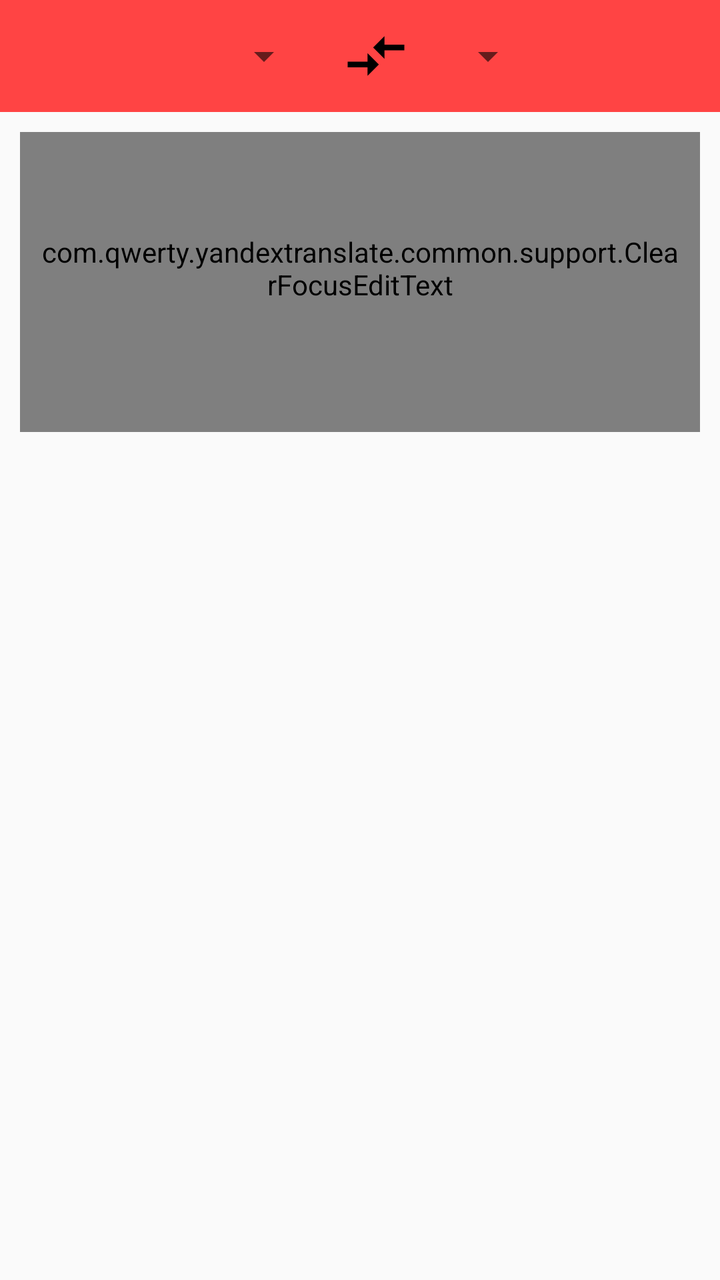
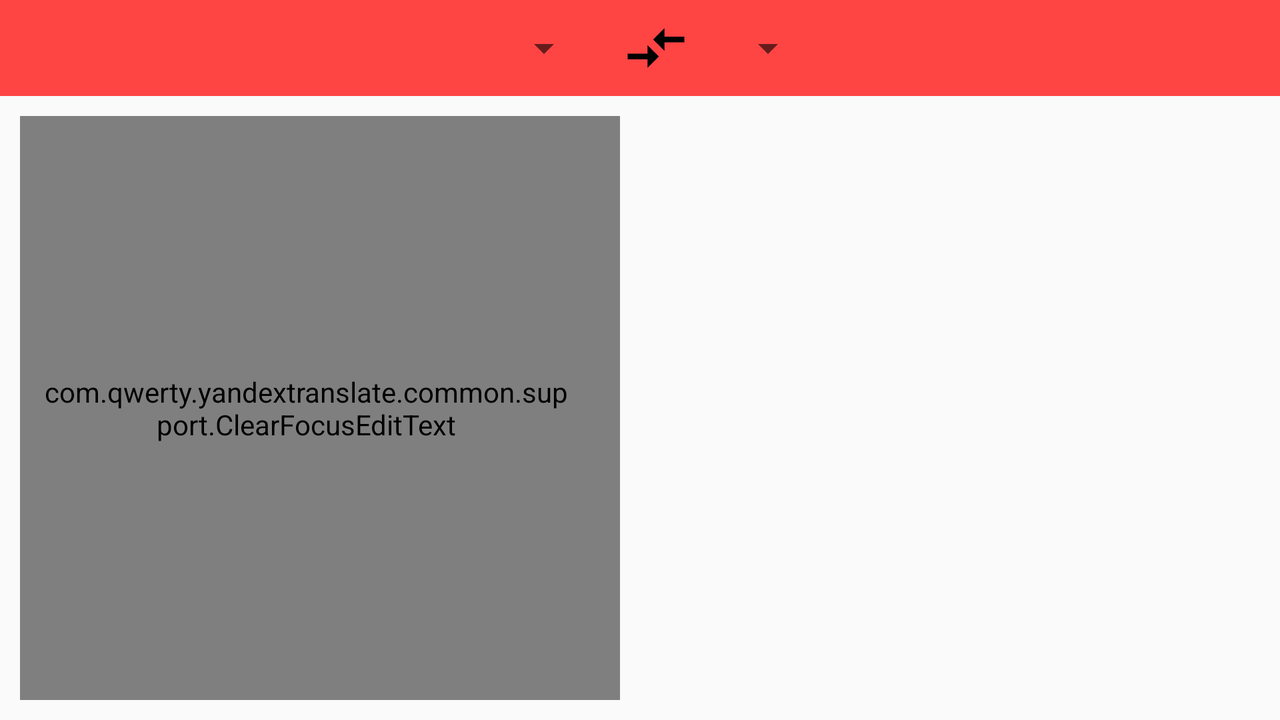

First picture: res/layout/ on a phone held upright. Second picture: the repository's own variant of that layout, on a device whose configuration matches the variant's folder. Source for both follows.
<!-- AndroidManifest.xml: application theme AppTheme -->
<!-- res/layout/fragment_translate.xml -->
<RelativeLayout xmlns:android="http://schemas.android.com/apk/res/android"
    xmlns:tools="http://schemas.android.com/tools"
    android:layout_width="match_parent"
    xmlns:app="http://schemas.android.com/apk/res-auto"
    android:focusable="true"
    android:focusableInTouchMode="true"
    android:layout_height="match_parent"
    tools:context=".view.ui.translate_screen.TranslateFragment">

    <include
        android:id="@+id/included_toolbar"
        layout="@layout/toolbar_translate"/>
    <FrameLayout
        android:layout_below="@id/included_toolbar"
        android:id="@+id/fl_translate_et_container"
        android:layout_marginTop="10dp"
        android:layout_marginEnd="10dp"
        android:layout_marginStart="10dp"
        android:layout_width="match_parent"
        android:layout_height="150dp">
        <com.qwerty.yandextranslate.common.support.ClearFocusEditText
            android:id="@+id/et_translate"
            android:background="@drawable/background_translate_edit_text"
            android:gravity="top"
            android:hint="@string/input_text"
            android:paddingTop="10dp"
            android:paddingStart="10dp"
            android:paddingEnd="10dp"
            android:paddingBottom="24dp"
            android:focusable="true"
            android:imeOptions="flagNoExtractUi"
            android:textColorHint="@color/colorHint"
            android:layout_width="match_parent"
            android:layout_height="match_parent" />
        <ImageView
            android:id="@+id/iv_translate_cross"
            android:src="@drawable/ic_clear_gray_24dp"
            android:layout_gravity="bottom|start"
            android:tint="@color/colorHint"
            android:visibility="invisible"
            android:layout_width="24dp"
            android:layout_height="24dp" />
    </FrameLayout>
    <RelativeLayout
        android:layout_marginStart="10dp"
        android:layout_marginTop="10dp"
        android:layout_marginEnd="10dp"
        android:visibility="invisible"
        android:layout_below="@id/fl_translate_et_container"
        android:id="@+id/rl_translated_container"
        android:layout_width="match_parent"
        android:layout_height="wrap_content">
        <TextView
            android:id="@+id/tv_translation"
            android:textSize="18sp"
            android:textColor="@android:color/black"
            android:layout_width="match_parent"
            android:layout_height="wrap_content" />
        <TextView
            android:text="@string/implemented_with"
            android:id="@+id/tv_dictionary_with"
            android:gravity="center"
            android:layout_alignParentBottom="true"
            android:layout_width="match_parent"
            android:layout_height="wrap_content" />
        <android.support.v7.widget.RecyclerView
            android:id="@+id/rv_result"
            android:layout_marginTop="5dp"
            android:layout_marginEnd="26dp"
            android:layout_marginBottom="5dp"
            android:layout_below="@id/tv_translation"
            android:layout_above="@id/tv_dictionary_with"
            android:layout_width="match_parent"
            android:layout_height="match_parent"/>
    </RelativeLayout>
</RelativeLayout>
<!-- res/layout/toolbar_translate.xml (included above) -->
<?xml version="1.0" encoding="utf-8"?>
<FrameLayout xmlns:android="http://schemas.android.com/apk/res/android"
    android:orientation="vertical" android:layout_width="match_parent"
    android:layout_height="wrap_content">
    <android.support.v7.widget.Toolbar
        android:id="@+id/tb_translate"
        android:layout_height="?attr/actionBarSize"
        android:background="@color/colorPrimary"
        android:layout_width="match_parent" >
        <RelativeLayout
            android:orientation="horizontal"
            android:layout_width="match_parent"
            android:layout_height="match_parent">
            <ImageView
                android:id="@+id/iv_lang_swap"
                android:scaleType="centerInside"
                android:layout_width="34dp"
                android:layout_height="34dp"
                android:src="@drawable/ic_compare_arrows_black_34dp"
                android:layout_centerVertical="true"
                android:layout_centerHorizontal="true" />

            <android.support.v7.widget.AppCompatSpinner
                android:id="@+id/tv_lan_from"
                android:layout_marginEnd="15dp"
                android:gravity="end|center_vertical"
                android:layout_width="wrap_content"
                android:layout_height="match_parent"
                android:layout_toStartOf="@id/iv_lang_swap" />

            <android.support.v7.widget.AppCompatSpinner
                android:id="@+id/tv_lan_to"
                android:layout_marginStart="15dp"
                android:gravity="start|center_vertical"
                android:layout_width="wrap_content"
                android:layout_height="match_parent"
                android:layout_toEndOf="@id/iv_lang_swap" />
        </RelativeLayout>
    </android.support.v7.widget.Toolbar>
</FrameLayout>
<!-- resources referenced by this layout -->
<resources>
  <color name="colorHint">#585858</color>
  <color name="colorPrimary">@android:color/holo_red_light</color>
  <!-- drawable background_translate_edit_text (drawable) -->
  <?xml version="1.0" encoding="utf-8"?>
  <layer-list xmlns:android="http://schemas.android.com/apk/res/android">
      <item>
          <selector>
              <item android:state_focused="true">
                  <shape android:shape="rectangle">
                      <stroke
                          android:width="2dp"
                          android:color="@color/colorPrimary"/>
                  </shape>
              </item>
              <item>
                  <shape android:shape="rectangle">
                      <stroke
                          android:width="1dp"
                          android:color="@color/colorHint"/>
                  </shape>
              </item>
          </selector>
      </item>
  </layer-list>
  <!-- drawable ic_compare_arrows_black_34dp (drawable) -->
  <vector android:height="34dp" android:viewportHeight="24.0"
      android:viewportWidth="24.0" android:width="34dp" xmlns:android="http://schemas.android.com/apk/res/android">
      <path android:fillColor="#FF000000" android:pathData="M9.01,14L2,14v2h7.01v3L13,15l-3.99,-4v3zM14.99,13v-3L22,10L22,8h-7.01L14.99,5L11,9l3.99,4z"/>
  </vector>
  <string name="implemented_with">Реализовано с помощью сервисов
          <a href="https://tech.yandex.ru/dictionary/">«Яндекс.Словарь»</a> и
          <a href="http://translate.yandex.ru/">«Яндекс.Переводчик»</a>
      </string>
  <string name="input_text">Введите текст</string>
  <style name="AppTheme" parent="Theme.AppCompat.Light.DarkActionBar">
          <item name="colorPrimary">@color/colorPrimary</item>
          <item name="colorPrimaryDark">@color/colorPrimaryDark</item>
          <item name="colorAccent">@color/colorAccent</item>
          <item name="windowNoTitle">true</item>
          <item name="preferenceTheme">@style/PreferenceThemeOverlay.v14.Material</item>
      </style>
  <color name="colorPrimaryDark">@android:color/holo_red_dark</color>
  <color name="colorAccent">@android:color/holo_orange_light</color>
</resources>
<!-- res/layout-land/fragment_translate.xml (the repository's variant of the layout above) -->
<!-- drawn on the phone turned sideways -->
<RelativeLayout xmlns:android="http://schemas.android.com/apk/res/android"
    xmlns:tools="http://schemas.android.com/tools"
    android:layout_width="match_parent"
    xmlns:app="http://schemas.android.com/apk/res-auto"
    android:focusable="true"
    android:focusableInTouchMode="true"
    android:layout_height="match_parent"
    tools:context=".view.ui.translate_screen.TranslateFragment">

    <include
        android:id="@+id/included_toolbar"
        layout="@layout/toolbar_translate"/>
    <FrameLayout
        android:layout_below="@id/included_toolbar"
        android:id="@+id/fl_translate_et_container"
        android:layout_width="300dp"
        android:layout_margin="10dp"
        android:layout_height="match_parent">
        <com.qwerty.yandextranslate.common.support.ClearFocusEditText
            android:id="@+id/et_translate"
            android:background="@drawable/background_translate_edit_text"
            android:gravity="top"
            android:hint="@string/input_text"
            android:paddingTop="10dp"
            android:paddingStart="10dp"
            android:paddingEnd="24dp"
            android:paddingBottom="10dp"
            android:focusable="true"
            android:imeOptions="flagNoExtractUi"
            android:textColorHint="@color/colorHint"
            android:layout_width="match_parent"
            android:layout_height="match_parent" />
        <ImageView
            android:id="@+id/iv_translate_cross"
            android:src="@drawable/ic_clear_gray_24dp"
            android:layout_gravity="top|end"
            android:tint="@color/colorHint"
            android:visibility="invisible"
            android:layout_width="24dp"
            android:layout_height="24dp" />
    </FrameLayout>
    <RelativeLayout
        android:layout_margin="10dp"
        android:id="@+id/rl_translated_container"
        android:visibility="invisible"
        android:layout_below="@id/included_toolbar"
        android:layout_toEndOf="@id/fl_translate_et_container"
        android:layout_width="match_parent"
        android:layout_height="wrap_content">
        <TextView
            android:text="@string/implemented_with"
            android:id="@+id/tv_dictionary_with"
            android:gravity="center"
            android:layout_alignParentBottom="true"
            android:layout_width="match_parent"
            android:layout_height="wrap_content" />
        <TextView
            android:id="@+id/tv_translation"
            android:textSize="18sp"
            android:textColor="@android:color/black"
            android:layout_width="match_parent"
            android:layout_height="wrap_content" />
        <android.support.v7.widget.RecyclerView
            android:id="@+id/rv_result"
            android:layout_marginTop="5dp"
            android:layout_marginEnd="26dp"
            android:layout_marginBottom="5dp"
            android:layout_below="@id/tv_translation"
            android:layout_width="match_parent"
            android:layout_above="@id/tv_dictionary_with"
            android:layout_height="match_parent"/>
    </RelativeLayout>
</RelativeLayout>
